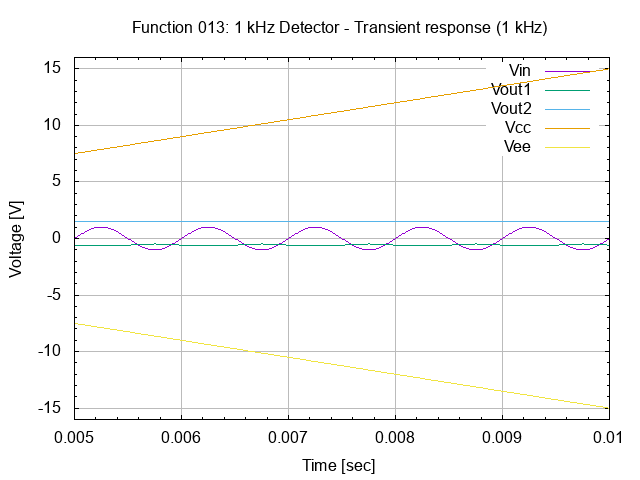

This chart was generated by the following gnuplot code:
# setup terminal
set term png

# setup graph
set output "26.013.00.01.01.04.png"
set title "Function 013: 1 kHz Detector - Transient response (1 kHz)"

# setup Y-axis
set yrange [-16:16]
set grid ytics lt 1 lw 1 lc rgb "#bbbbbb"
set mytics
set ylabel "Voltage [V]"

# setup X-axis
set grid xtics lt 1 lw 1 lc rgb "#bbbbbb"
set mxtics
set xrange [0.005:0.01]
set xlabel "Time [sec]"

# setup plot style
set style data lines
plot '26.013.00.01.01.dat' using 1:2 title "Vin", \
     '26.013.00.01.01.dat' using 1:3 title "Vout1", \
     '26.013.00.01.01.dat' using 1:4 title "Vout2", \
     '26.013.00.01.01.dat' using 1:5 title "Vcc", \
     '26.013.00.01.01.dat' using 1:6 title "Vee"

# set output back to default
set output

# reset terminal type
set terminal pop
